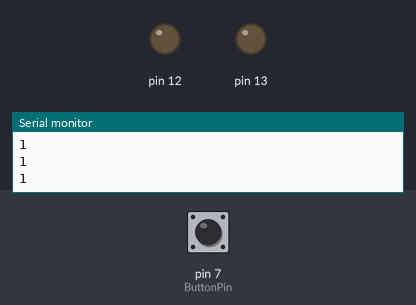
A sketch run on a simulated Arduino Uno, built with avr-gcc and run on an emulated ATmega328P. Parts: output pins drawn as LEDs (lit = HIGH), the last lines printed to the serial monitor. Dashed ring = blinking. The test bench sets the inputs (shaded band); at power-on: pin 7 (ButtonPin) HIGH.

Above: at 1.2 s.
1.3 s: pin 7 (ButtonPin) pulled LOW for 0.15 s
At 1.4 s:
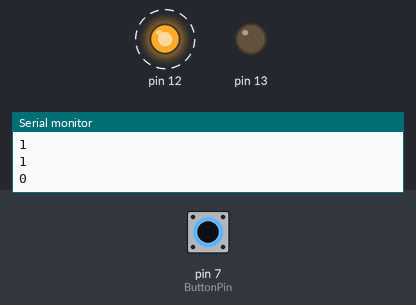
At 3.0 s:
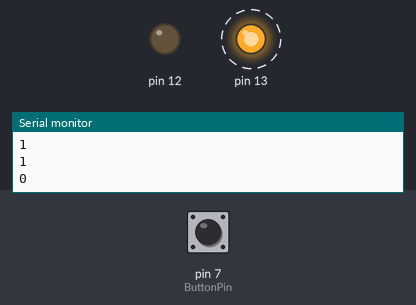
4.3 s: pin 7 (ButtonPin) pulled LOW for 3.2 s
Timing chart, 0 to 13.1 s (numbered marks = the images above; inputs shaded):
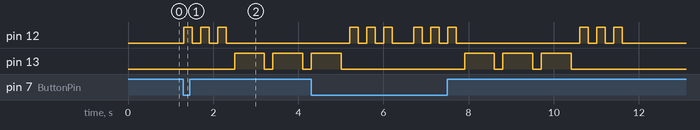

Measured:
- after the input at 1.3 s, pin 12: alternates HIGH for 0.20 s and LOW for 0.20 s, 6 changes in all, then stays LOW, starting at once; pin 13: alternates HIGH for 0.70 s and LOW for 0.20 s, starting after 1.2 s

The sketch:

SOS.ino
```cpp
/*
 By Robert Wilson
 17 July 2017
 */


const int ButtonPin = 7;

// the setup function runs once when you press reset or power the board
void setup() {
  // initialize digital pins 12-13 as outputs and 11 as input.
  pinMode(13, OUTPUT);
  pinMode(12, OUTPUT);
  pinMode(ButtonPin, INPUT);
   Serial.begin(9600);  //init serial to 9600b/s
}

// the loop function runs over and over again forever
void loop() {
  int sensorValue = digitalRead(ButtonPin);

  if(sensorValue ==0)
  {
    Serial.println(sensorValue);  //Print High upon detection of magnetic field

    digitalWrite(12, LOW);      // Initialize LEDs to off
    digitalWrite(13, LOW);      // Initialize LEDs to off

    digitalWrite(12, HIGH);   // turn the LED on (HIGH is the voltage level)
    delay(200);              // wait for 2/10 a second
    digitalWrite(12, LOW);    // turn the LED off by making the voltage LOW
    delay(200);              // wait for 2/10 a second

    digitalWrite(12, HIGH);   // turn the LED on (HIGH is the voltage level)
    delay(200);              // wait for 2/10 a second
    digitalWrite(12, LOW);    // turn the LED off by making the voltage LOW
    delay(200);              // wait for 2/10 a second

    digitalWrite(12, HIGH);   // turn the LED on (HIGH is the voltage level)
    delay(200);              // wait for 2/10 a second
    digitalWrite(12, LOW);    // turn the LED off by making the voltage LOW
    delay(200);              // wait for 2/10 a second

    digitalWrite(13, HIGH);   // turn the LED on (HIGH is the voltage level)
    delay(700);              // wait for 7/10 a second
    digitalWrite(13, LOW);    // turn the LED off by making the voltage LOW
    delay(200);              // wait for 2/10 a second

    digitalWrite(13, HIGH);   // turn the LED on (HIGH is the voltage level)
    delay(700);              // wait for 7/10 a second
    digitalWrite(13, LOW);    // turn the LED off by making the voltage LOW
    delay(200);              // wait for 2/10 a second

    digitalWrite(13, HIGH);   // turn the LED on (HIGH is the voltage level)
    delay(700);              // wait for 7/10 a second
    digitalWrite(13, LOW);    // turn the LED off by making the voltage LOW
    delay(200);              // wait for 2/10 a second

       digitalWrite(12, HIGH);   // turn the LED on (HIGH is the voltage level)
    delay(200);              // wait for 2/10 a second
    digitalWrite(12, LOW);    // turn the LED off by making the voltage LOW
    delay(200);              // wait for 2/10 a second

    digitalWrite(12, HIGH);   // turn the LED on (HIGH is the voltage level)
    delay(200);              // wait for a second
    digitalWrite(12, LOW);    // turn the LED off by making the voltage LOW
    delay(200);              // wait for 2/10 a second

    digitalWrite(12, HIGH);   // turn the LED on (HIGH is the voltage level)
    delay(200);              // wait for 2/10 a second
    digitalWrite(12, LOW);    // turn the LED off by making the voltage LOW
    delay(500);              // wait for half a second
  }
  else
  {
   Serial.println(sensorValue);   //Print Low when no magnetic field is detected
   digitalWrite(13, LOW);  // turn the LED on  (HIGH is the voltage level)
   digitalWrite(12, LOW);  // turn the LED on  (HIGH is the voltage level)
  }
}
```
